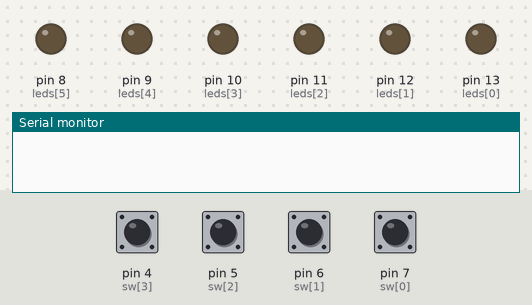
The sketch below on a simulated Arduino Uno, built with avr-gcc and run on an emulated ATmega328P. Parts: output pins drawn as LEDs (lit = HIGH), the last lines printed to the serial monitor. Dashed ring = blinking. Inputs (shaded band) come from the test bench; at power-on: pin 4 (sw[3]), pin 5 (sw[2]), pin 6 (sw[1]), pin 7 (sw[0]) LOW. Random numbers use the default seed unless the sketch sets one.

Above: at 1.7 s.
1.8 s: pin 5 (sw[2]) pulled HIGH for 0.15 s
At 1.9 s:
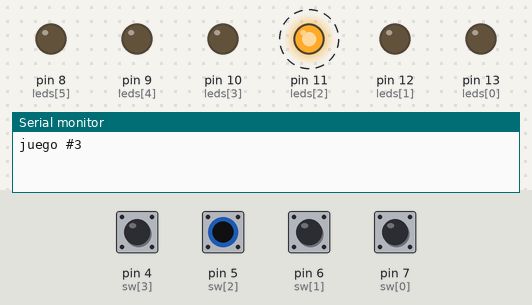
4.8 s: pin 6 (sw[1]) pulled HIGH for 0.15 s
At 7.3 s:
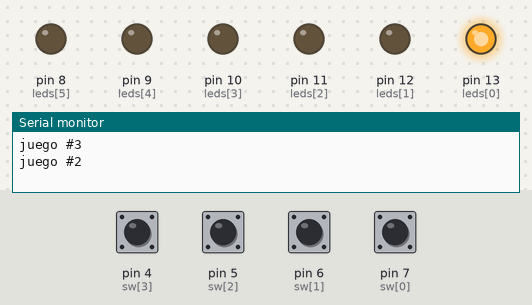
7.8 s: pin 7 (sw[0]) pulled HIGH for 0.15 s
At 8.3 s:
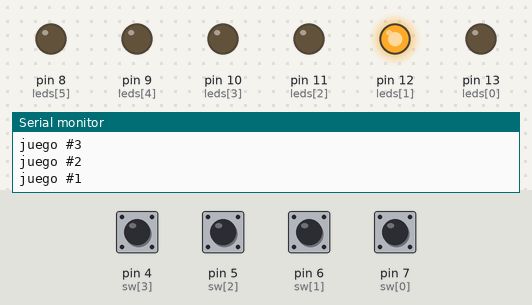
12.5 s: pin 5 (sw[2]) pulled HIGH for 1 s
At 12.6 s:
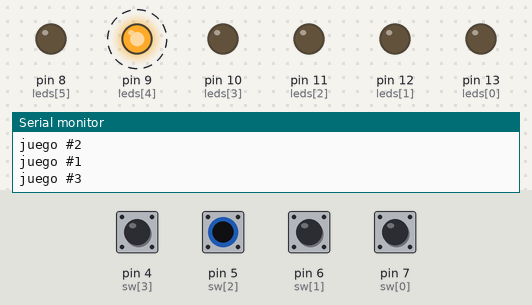
15.5 s: pin 6 (sw[1]) pulled HIGH for 1 s
At 16.7 s:
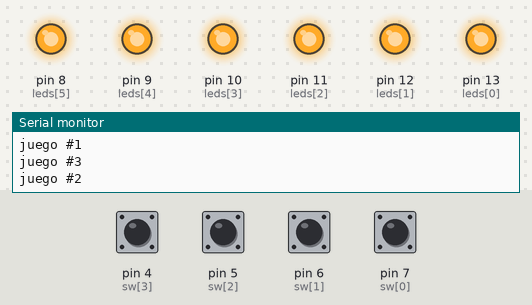
Timing chart, 0 to 19.2 s (numbered marks = the images above; inputs shaded):
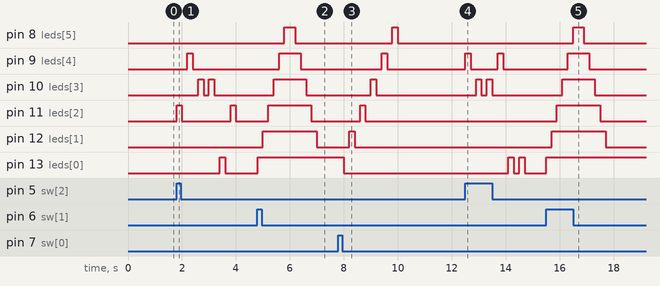

Measured:
- after the input at 1.8 s, pin 9 (leds[4]): LOW → HIGH after 0.40 s, → LOW 0.20 s later; pin 10 (leds[3]): alternates HIGH for 0.20 s and LOW for 0.20 s, 4 changes in all, then stays LOW, starting after 0.80 s; pin 11 (leds[2]): alternates HIGH for 0.20 s and LOW for 1.8 s, starting at once; pin 13 (leds[0]): LOW → HIGH after 1.6 s, → LOW 0.20 s later
- after the input at 4.8 s, pin 8 (leds[5]): LOW → HIGH after 1.0 s, → LOW 0.40 s later; pin 9 (leds[4]): LOW → HIGH after 0.80 s, → LOW 0.80 s later; pin 10 (leds[3]): LOW → HIGH after 0.60 s, → LOW 1.2 s later; pin 11 (leds[2]): LOW → HIGH after 0.40 s, → LOW 1.6 s later; pin 12 (leds[1]): LOW → HIGH after 0.20 s, → LOW 2.0 s later
- after the input at 7.8 s, pin 8 (leds[5]): LOW → HIGH after 2.0 s, → LOW 0.20 s later; pin 9 (leds[4]): LOW → HIGH after 1.6 s, → LOW 0.20 s later; pin 10 (leds[3]): LOW → HIGH after 1.2 s, → LOW 0.20 s later; pin 11 (leds[2]): LOW → HIGH after 0.80 s, → LOW 0.20 s later; pin 12 (leds[1]): LOW → HIGH after 0.40 s, → LOW 0.20 s later
- after the input at 12.5 s, pin 9 (leds[4]): alternates HIGH for 0.20 s and LOW for 1.0 s, starting at once; pin 10 (leds[3]): alternates HIGH for 0.20 s and LOW for 0.20 s, 4 changes in all, then stays LOW, starting after 0.40 s; pin 13 (leds[0]): alternates HIGH for 0.20 s and LOW for 0.20 s, 4 changes in all, then stays LOW, starting after 1.6 s
- after the input at 15.5 s, pin 8 (leds[5]): LOW → HIGH after 1.0 s, → LOW 0.40 s later; pin 9 (leds[4]): LOW → HIGH after 0.80 s, → LOW 0.80 s later; pin 10 (leds[3]): LOW → HIGH after 0.60 s, → LOW 1.2 s later; pin 11 (leds[2]): LOW → HIGH after 0.40 s, → LOW 1.6 s later; pin 12 (leds[1]): LOW → HIGH after 0.20 s, → LOW 2.0 s later

The sketch:

Clase_1.ino
```cpp
/*
 * SECCIONES DEL PROGRAMA
 * 1.Incluir librerias -> local y global
 *    local-> include "libreria"
 *    global-> include <libreria>
 * 2.Variables
 *    tipo de variable+el nombre de la variable+valor de la variable
 * 3. Configuración-> seleccionar el tipo de recursos a utilizar
 *      ->Puertos e/s
 *      ->Cx sserial
 *      ->CAD
 *      ->Timer
 * 4.Ciclo infinito
 *    el sistema funcione en reiteradas ocasiones mientras sea energizado
 *
 */

 /*int i=0;
 int j=0;
 int k=0;
 int leds[6]={13,12,11,10,9,8}; // inicializar puertos
 int sw[4]={7,6,5,4};//pines como entrada
void setup() {
  //encender leds
  for(;i<6;i++){
   pinMode(leds[i],OUTPUT);// configuracion del puerto
   delay(50);
  }
  i=0;

  for(;i<4;i++){
   pinMode(sw[i],INPUT);// configuracion del puerto
   delay(50);
  }
  i=0;
 Serial.begin(9600);
}

void loop() {
 if(digitalRead(sw[0])==HIGH && digitalRead(sw[1])==LOW && digitalRead(sw[2])==LOW)
 juego1();
 if(digitalRead(sw[0])==LOW &&  digitalRead(sw[1])==HIGH && digitalRead(sw[2])==LOW)
 juego2();
 if(digitalRead(sw[0])==LOW &&  digitalRead(sw[1])==LOW && digitalRead(sw[2])==HIGH)
 juego3();


}
//void no me retora nada
void juego1(){
   //juego1
   Serial.println("juego #1");
  for (;i<6;i++){
    digitalWrite(leds[i],HIGH);
    delay(200);
    digitalWrite(leds[i],LOW);
    delay(200);
    }
    i=0;
}
void juego2(){
//juego2
Serial.println("juego #2");
  for (;j<6;j++){
    digitalWrite(leds[j],HIGH);
    delay(200);
    }
   for (;j>0;j--){
    digitalWrite(leds[j],LOW);
    delay(200);
    }
}
void juego3(){
  //juego3
  Serial.println("juego #3");
  for (;i<6;i++){
    k=random(0,5);
    digitalWrite(leds[k],HIGH);
    delay(200);
    digitalWrite(leds[k],LOW);
    delay(200);
    }
    i=0;
    }  */

    /*
 * SECCIONES DEL PROGRAMA
 * 1.Incluir librerias -> local y global
 *    local-> include "libreria"
 *    global-> include <libreria>
 * 2.Variables
 *    tipo de variable+el nombre de la variable+valor de la variable
 * 3. Configuración-> seleccionar el tipo de recursos a utilizar
 *      ->Puertos e/s
 *      ->Cx sserial
 *      ->CAD
 *      ->Timer
 * 4.Ciclo infinito
 *    el sistema funcione en reiteradas ocasiones mientras sea energizado
 *
 */


 // forma larga de controlar Cx
 //analogo potenciometro
 int i=0;
 int j=0;
 int k=0;
 int a=0; //juego1
 int b=0; //juego2
 int c=0; //juego3
 int dato=0;
 int comparacion;
 int leds[6]={13,12,11,10,9,8}; // inicializar puertos
 int sw[4]={7,6,5,4};//pines como entrada
void setup() {
  //encender leds
  for(;i<6;i++){
   pinMode(leds[i],OUTPUT);// configuracion del puerto
   delay(50);
  }
  i=0;

  for(;i<4;i++){
   pinMode(sw[i],INPUT);// configuracion del puerto
   delay(50);
  }
  i=0;
 Serial.begin(9600);
}

void loop() {
 if(digitalRead(sw[0])==HIGH && digitalRead(sw[1])==LOW && digitalRead(sw[2])==LOW)
 juego1();
 if(digitalRead(sw[0])==LOW &&  digitalRead(sw[1])==HIGH && digitalRead(sw[2])==LOW)
 juego2();
 if(digitalRead(sw[0])==LOW &&  digitalRead(sw[1])==LOW && digitalRead(sw[2])==HIGH)
 juego3();
 if(digitalRead(sw[3])==HIGH){
 // Serial.println(analogRead(0));
     comparacion=analogRead(0);
     if(comparacion != dato){
       Serial.println(comparacion);
      // delay(50);
      dato=comparacion;
     }


  }


}
//void no me retora nada
void juego1(){
   //juego1

   if (a==0)
   {
    Serial.println("juego #1");
     a=1; b=0; c=0;
    }
  for (;i<6;i++){
    digitalWrite(leds[i],HIGH);
    delay(200);
    digitalWrite(leds[i],LOW);
    delay(200);
    }
    i=0;
}
void juego2(){
//juego2
   if (b==0)
   {
    Serial.println("juego #2");
     a=0; b=1; c=0;
    }
  for (;j<6;j++){
    digitalWrite(leds[j],HIGH);
    delay(200);
    }
   for (;j>0;j--){
    digitalWrite(leds[j],LOW);
    delay(200);
    }
}
void juego3(){
  //juego3
     if (c==0)
   {
    Serial.println("juego #3");
     a=0; b=0; c=1;
    }
  for (;i<6;i++){
    k=random(0,5);
    digitalWrite(leds[k],HIGH);
    delay(200);
    digitalWrite(leds[k],LOW);
    delay(200);
    }
    i=0;
    }
```
